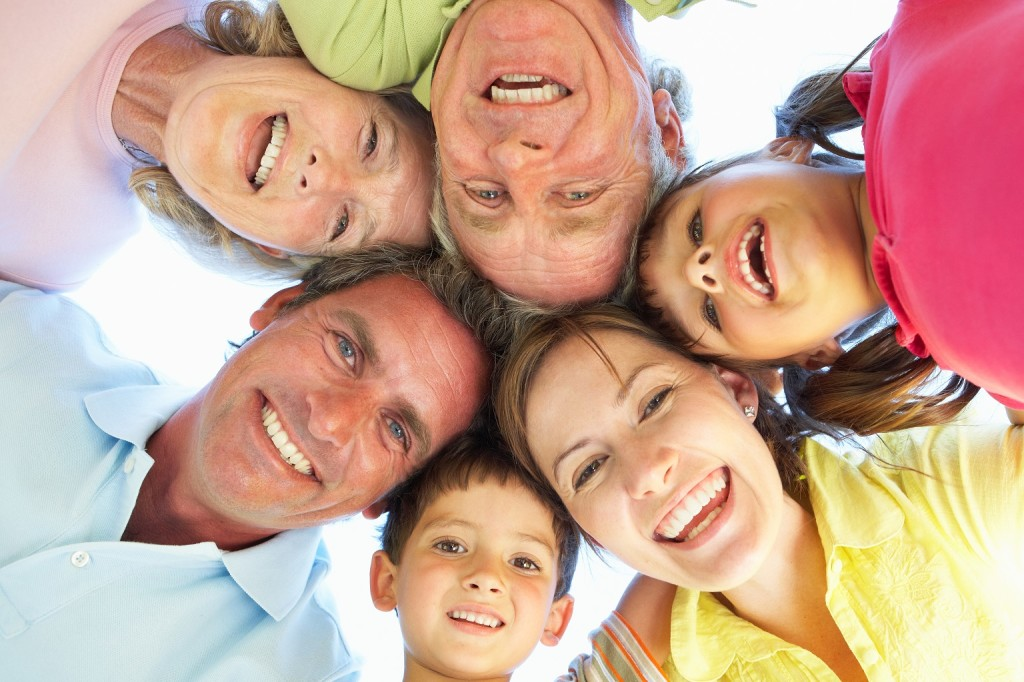
#> input picture faces2.jpg, 1024 x 682 px
$ python face_detect.py
#> lines starting #> are read from the running program, lines starting #| are printed output that depends on the picture
#sudo apt-get install libopencv-dev python-opencv

import datetime
import logging
import json
import cv2
import os


imagePath = "./faces2.jpg"

# Read the image
image = cv2.imread(imagePath)
#> image is the input picture: shape (682, 1024, 3); mean B, G, R 146.3, 163.7, 201.6
gray = cv2.cvtColor(image, cv2.COLOR_BGR2GRAY)
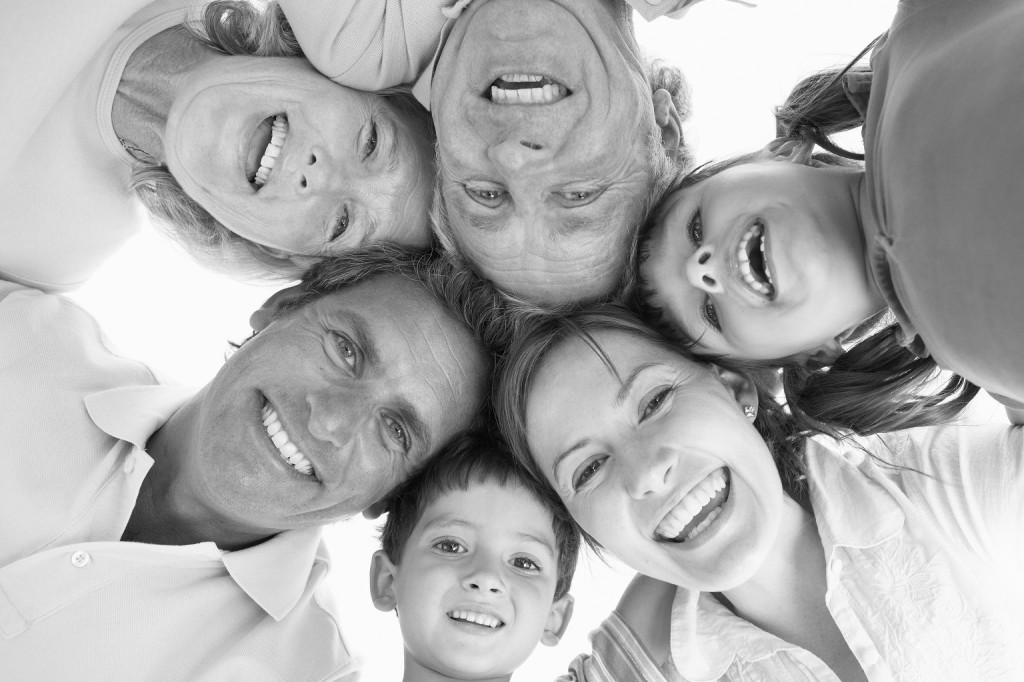
#> gray: shape (682, 1024); min 2, max 255, mean 173.1

faces = cv2.CascadeClassifier("./opencv-face.xml").detectMultiScale(
    gray,
    scaleFactor=1.1,
    minNeighbors=1,
    minSize=(20, 20),
    flags = cv2.CASCADE_SCALE_IMAGE
)
#> faces = [[377, 440, 32, 32], [363, 172, 58, 58], [396, 489, 182, 182]]

print(str(faces))
#| [[377 440  32  32]
#|  [363 172  58  58]
#|  [396 489 182 182]]

$ run again, with faces1.jpg copied over faces2.jpg
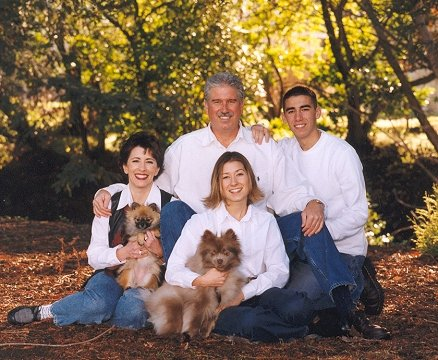
#> input picture faces1.jpg, 438 x 360 px
#> image is the input picture: shape (360, 438, 3); mean B, G, R 84.4, 104.1, 124
#> `gray = cv2.cvtColor(image, cv2.COLOR_BGR2GRAY)`:
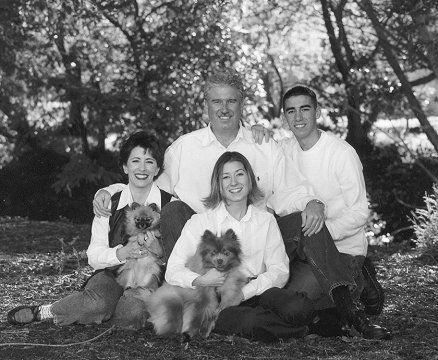
#> gray: shape (360, 438); min 2, max 254, mean 107.8
#> faces = [[269, 131, 30, 30], [124, 147, 37, 37], [216, 162, 35, 35], [281, 96, 36, 36], [58, 238, 32, 32], [202, 84, 45, 45], [114, 269, 57, 57], [260, 8, 72, 72]]
#| [[269 131  30  30]
#|  [124 147  37  37]
#|  [216 162  35  35]
#|  [281  96  36  36]
#|  [ 58 238  32  32]
#|  [202  84  45  45]
#> (further printed lines are left out)
